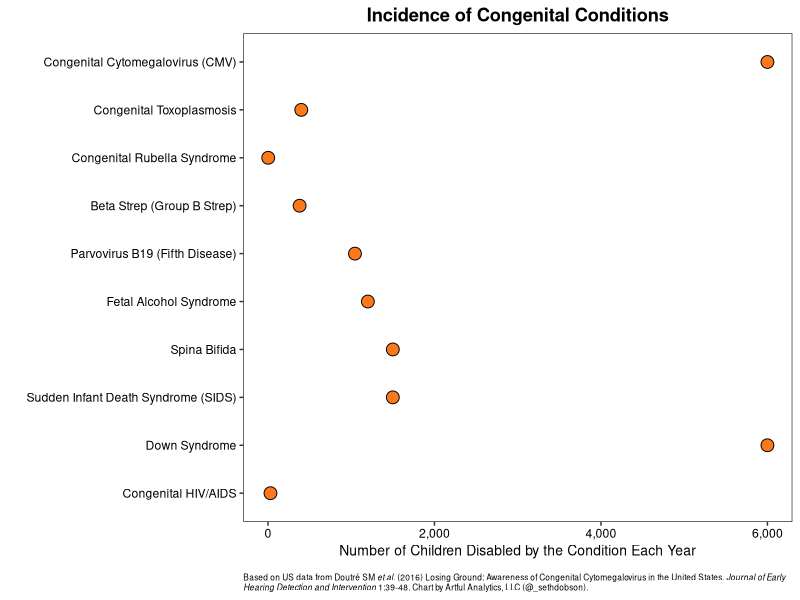

Source code (R): (Note: this script raises an error after producing the figure.)
library(tidyverse)
library(cowplot)
library(ggtext)

# Get data from Doutre et al.

df <- tribble(
  ~condition, ~awareness, ~incidence,
  "Congenital Cytomegalovirus (CMV)", 6.7, 6000,
  "Congenital Toxoplasmosis", 8.53, 400,
  "Congenital Rubella Syndrome", 13.27, 3,
  "Beta Strep (Group B Strep)", 16.91, 380,
  "Parvovirus B19 (Fifth Disease)", 19.63, 1045,
  "Fetal Alcohol Syndrome", 61.04, 1200,
  "Spina Bifida", 64.54, 1500,
  "Sudden Infant Death Syndrome (SIDS)", 78.7, 1500,
  "Down Syndrome", 85.44, 6000,
  "Congenital HIV/AIDS", 86.33, 30
)

# Create chart

p <- df %>%
  ggplot(aes(x = reorder(condition, desc(awareness)), y = incidence)) +
  geom_point(
    size = 4,
    pch = 21,
    fill = "#FB791A"
  ) +
  scale_y_continuous(labels = scales::comma_format()) +
  coord_flip() +
  labs(
    x = "",
    y = "Number of Children Disabled by the Condition Each Year",
    title = "Incidence of Congenital Conditions",
    caption = "Based on US data from Doutré SM *et al.* (2016) Losing Ground: Awareness of Congenital Cytomegalovirus 
    in the United States. *Journal of Early Hearing Detection and Intervention* 1:39-48. Chart by Artful Analytics, 
    LLC (@_sethdobson)."
  ) +
  theme_bw() +
  theme(
    plot.title = element_text(face = "bold", hjust = .5),
    plot.caption = element_textbox_simple(size = 6, margin = margin(10, 0, 0, 0)),
    axis.text = element_text(color = "black"),
    axis.title = element_text(size = 10),
    axis.title.x = element_text()
  ) +
  background_grid(major = "none")

# Save chart

ggsave2(
  "images/cmv_awareness-vs-incidence_dots-only.png", 
  plot = p,
  width = 7, 
  height = 4
)
